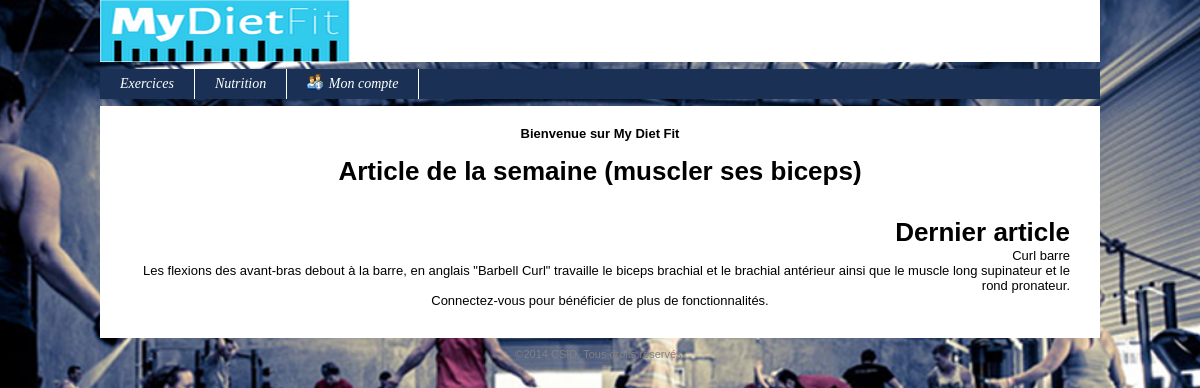
The page / on the database its author committed.
### tables this page shows
CREATE TABLE IF NOT EXISTS `ficheexercice` (
  `idFicheExercice` int(11) unsigned NOT NULL AUTO_INCREMENT,
  `description` varchar(5000) NOT NULL DEFAULT '',
  `dateAjout` datetime NOT NULL DEFAULT '0000-00-00 00:00:00',
  `titre` varchar(45) NOT NULL DEFAULT '',
  `resume` varchar(1000) NOT NULL DEFAULT '',
  `idPartieCorps` int(10) unsigned DEFAULT NULL,
  `video` varchar(1000) NOT NULL DEFAULT '',
  `image1` varchar(100) NOT NULL DEFAULT '',
  `image2` varchar(100) NOT NULL DEFAULT '',
  `image3` varchar(100) NOT NULL DEFAULT '',
  PRIMARY KEY (`idFicheExercice`),
  KEY `FK_ficheexercice_1` (`idPartieCorps`)
);

### modules/fonctions/php/generale.inc.php (called while the page is built, shortened)
<?php
function getRequest($nomChamp, $elseValue = null)
{
	return (isset($_REQUEST[$nomChamp]) && $_REQUEST[$nomChamp]) ? $_REQUEST[$nomChamp] : $elseValue;
}
?>

### config.inc.php (called while the page is built, shortened)
<?php
$_CONFIG = array
(
	"DB_ServerHost" => "localhost",
	"DB_Username" => "root",
    "DB_Password" => "",
    "DB_Database" => "mydietfit_bdd",
    "DIR_Control" => "controleurs/",
    "DIR_View" => "vues/",
    "DIR_Model" => "modules/fonctions/php/",
    "DIR_Dynamic" => "modules/fonctions/js/",
    "DIR_XML" => "modules/fonctions/xml/",
    "DIR_Plugin" => "modules/plugins/",
    "DIR_CSS" => "modules/themes/",
    "DIR_Attachment" => "ressources/documents/",
    "DIR_Image" => "ressources/images/",
);
?>

### modules/fonctions/php/identification.inc.php (called while the page is built, shortened)
<?php
function estConnecte($idUtilisateur = null, $login = null)
{
	$result = isset($_SESSION['idUtilisateur']) && !empty($_SESSION['idUtilisateur']);
	return $result;
}
?>

### modules/fonctions/php/exercices.inc.php (called while the page is built, shortened)
<?php
function getLeDernierExercice()
{
	$req = "SELECT * FROM ficheexercice where dateAjout = (SELECT MAX(dateAjout) FROM ficheexercice)";
	$conx = connexion();
	$res = mysql_query($req, $conx) or die ("<u>Erreur SQL (getLeDernierExercice)</u>: ".mysql_error()." <br>");
	$unExercice = mysql_fetch_assoc($res);
	return $unExercice;
}
?>

### vues/v_menu.php (the view, shortened to what this page needs)
	<div id="menu">
		<ul>
			<li <?php if($uc == "exercice") echo "style='background:#32CAED'";?>> <a href="index.php?uc=exercice&action=lstExercice"> Exercices </a>
			</li>
			<li <?php if($uc == "nutrition") echo "style='background:#32CAED'";?>> <a href=""> Nutrition </a>
			</li>
			<li> <a href="index.php?uc=identif&action=frmConnexion"><img src="<?php echo $_CONFIG['DIR_Image']; ?>menuUserInfo.png"> <?php if(estConnecte()) echo $_SESSION['login']; else echo "Mon compte"; ?> </a>
			</li>
		</ul>
	</div>
</div>
<div id="content">

### vues/v_accueil.php
<b>Bienvenue sur My Diet Fit </b> <br> <br>
<h1> Article de la semaine (muscler ses biceps)</h1>
<br>
<br>
<div align ="right" style="position= absolute ; top:0px;">
	<h1>Dernier article</h1>
	<p><?php echo $unExercice['titre'] ?></p>
	<p><?php echo $unExercice['resume'] ?></p>
</div>
<?php if(!estConnecte()) { ?>
	<p>Connectez-vous pour bénéficier de plus de fonctionnalités.</p>
<?php } ?>

### rows shown on the page
ficheexercice: titre "Curl barre", resume "Les flexions des avant-bras debout à la barre, en anglais \"Barbell Curl\" travaille le biceps brachial et le brachial antérieur ainsi que le muscle long supinateur et le rond pronateur."
